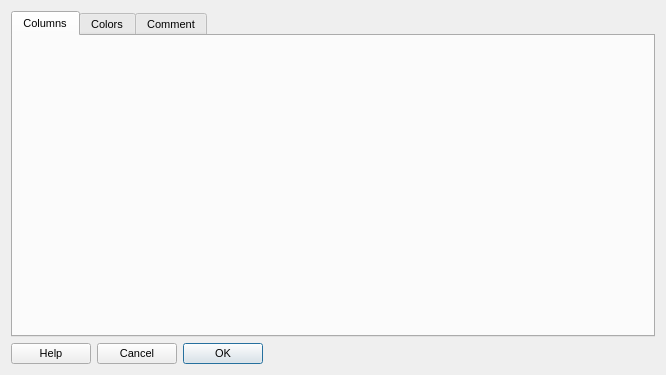
<?xml version="1.0" encoding="UTF-8"?>
<ui version="4.0">
 <class>CommonViewPropertiesDlg</class>
 <widget class="QDialog" name="CommonViewPropertiesDlg">
  <property name="geometry">
   <rect>
    <x>0</x>
    <y>0</y>
    <width>666</width>
    <height>375</height>
   </rect>
  </property>
  <property name="font">
   <font>
    <pointsize>8</pointsize>
   </font>
  </property>
  <property name="windowTitle">
   <string>Common view properties</string>
  </property>
  <property name="windowIcon">
   <iconset resource="../qHostMonitor.qrc">
    <normaloff>:/img/hostMonitor.png</normaloff>:/img/hostMonitor.png</iconset>
  </property>
  <layout class="QVBoxLayout" name="verticalLayout" stretch="4,0">
   <item>
    <widget class="QTabWidget" name="tabWidget">
     <property name="currentIndex">
      <number>0</number>
     </property>
     <widget class="SDPO::ColumnsPropertiesWidget" name="tabColumns">
      <attribute name="title">
       <string>Columns</string>
      </attribute>
     </widget>
     <widget class="SDPO::ColorsPropertiesWidget" name="tabColors">
      <attribute name="title">
       <string>Colors</string>
      </attribute>
     </widget>
     <widget class="SDPO::CommentPropertiesWidget" name="tabComment">
      <attribute name="title">
       <string>Comment</string>
      </attribute>
     </widget>
    </widget>
   </item>
   <item>
    <widget class="QDialogButtonBox" name="buttonBox">
     <property name="layoutDirection">
      <enum>Qt::RightToLeft</enum>
     </property>
     <property name="orientation">
      <enum>Qt::Horizontal</enum>
     </property>
     <property name="standardButtons">
      <set>QDialogButtonBox::Cancel|QDialogButtonBox::Help|QDialogButtonBox::Ok</set>
     </property>
    </widget>
   </item>
  </layout>
 </widget>
 <customwidgets>
  <customwidget>
   <class>SDPO::ColumnsPropertiesWidget</class>
   <extends>QWidget</extends>
   <header>properties/qColumnsPropertiesWidget.h</header>
  </customwidget>
  <customwidget>
   <class>SDPO::ColorsPropertiesWidget</class>
   <extends>QWidget</extends>
   <header>properties/qColorsPropertiesWidget.h</header>
  </customwidget>
  <customwidget>
   <class>SDPO::CommentPropertiesWidget</class>
   <extends>QWidget</extends>
   <header>properties/qCommentPropertiesWidget.h</header>
  </customwidget>
 </customwidgets>
 <resources>
  <include location="../qHostMonitor.qrc"/>
 </resources>
 <connections>
  <connection>
   <sender>buttonBox</sender>
   <signal>rejected()</signal>
   <receiver>CommonViewPropertiesDlg</receiver>
   <slot>reject()</slot>
   <hints>
    <hint type="sourcelabel">
     <x>332</x>
     <y>352</y>
    </hint>
    <hint type="destinationlabel">
     <x>332</x>
     <y>187</y>
    </hint>
   </hints>
  </connection>
 </connections>
</ui>
